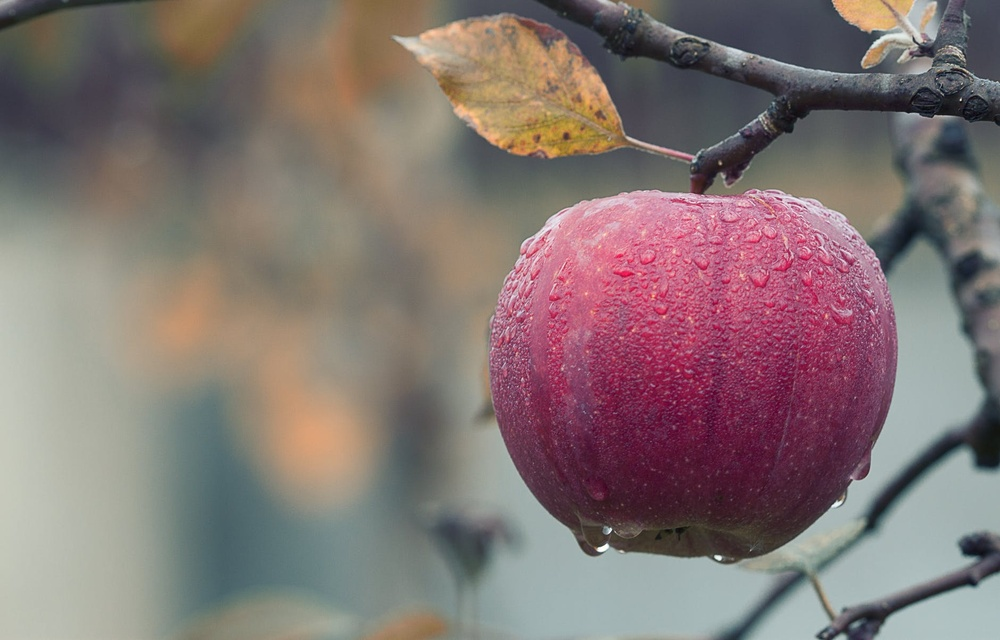
#> input picture image.jpeg, 1000 x 640 px, shrunk from 1880 x 1204 before the run
$ python adaptivethreshold.py
#> lines starting #> are read from the running program, lines starting #| are printed output that depends on the picture; after the words box and inside, x2 and y2 are one past the last pixel; in counts of white or black regions, pixels touching at a corner belong together
import cv2


def apply_adaptive_threshold(image_path):
    # Load the image in Grayscale
#> called with image_path = 'image.jpeg'
    img = cv2.imread(image_path, cv2.IMREAD_GRAYSCALE)
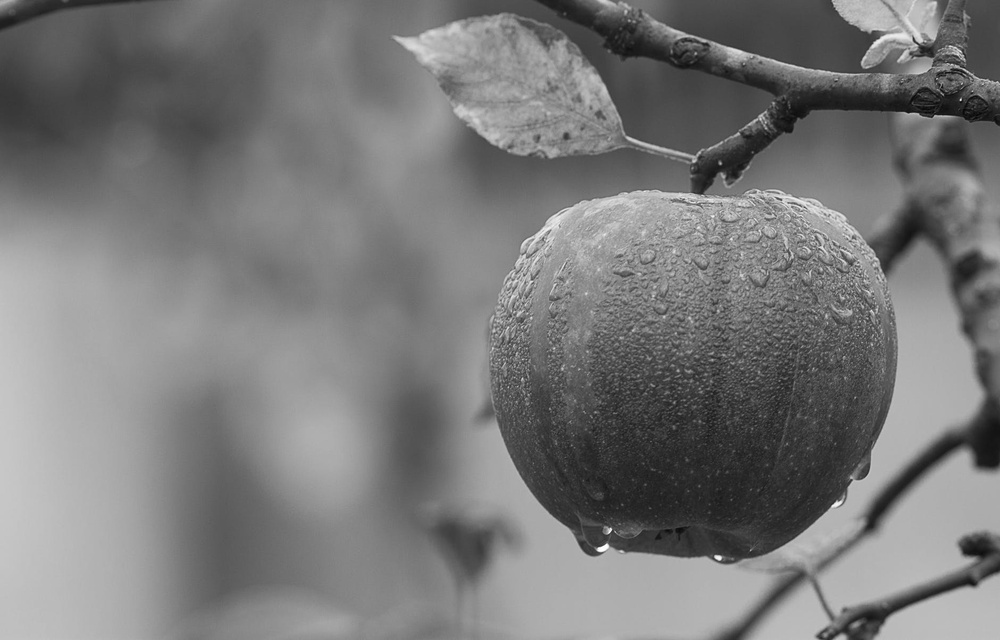
#> img: shape (640, 1000); min 3, max 255, mean 121.2

    if img is None:
        print("Error: Image not found.")
        return

    # Apply Adaptive Gaussian Thresholding
    # Parameters: (Source, MaxValue, Method, Type, BlockSize, Constant)
    binary_adaptive = cv2.adaptiveThreshold(
        img, 255, cv2.ADAPTIVE_THRESH_GAUSSIAN_C, cv2.THRESH_BINARY, 11, 2
    )
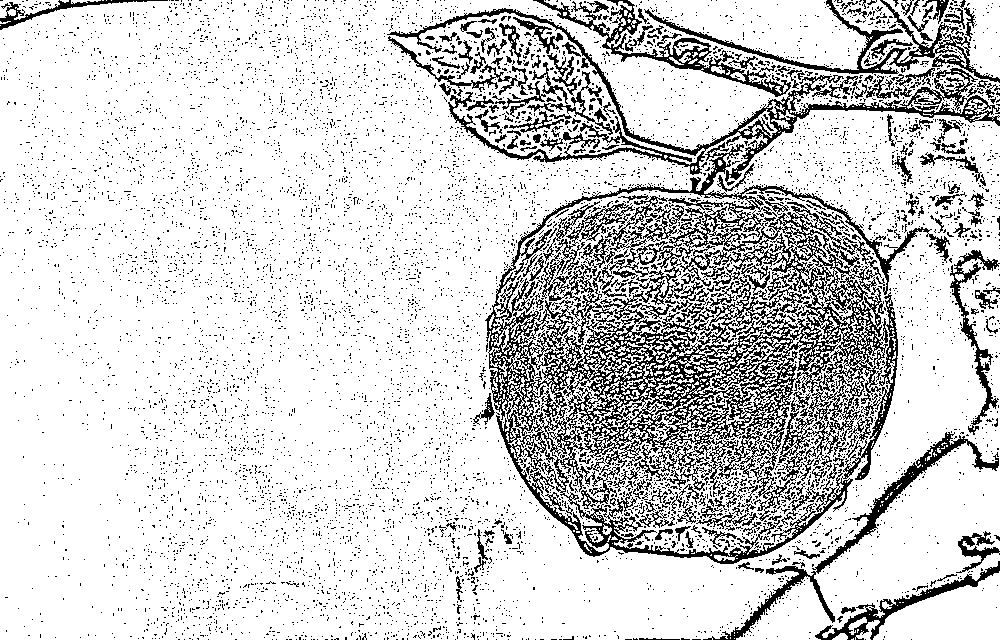
#> binary_adaptive: shape (640, 1000); 82.6% white; black in thin lines or dots

    # Compare with standard Global Thresholding (Otsu's method)
    _, binary_global = cv2.threshold(img, 0, 255, cv2.THRESH_BINARY + cv2.THRESH_OTSU)
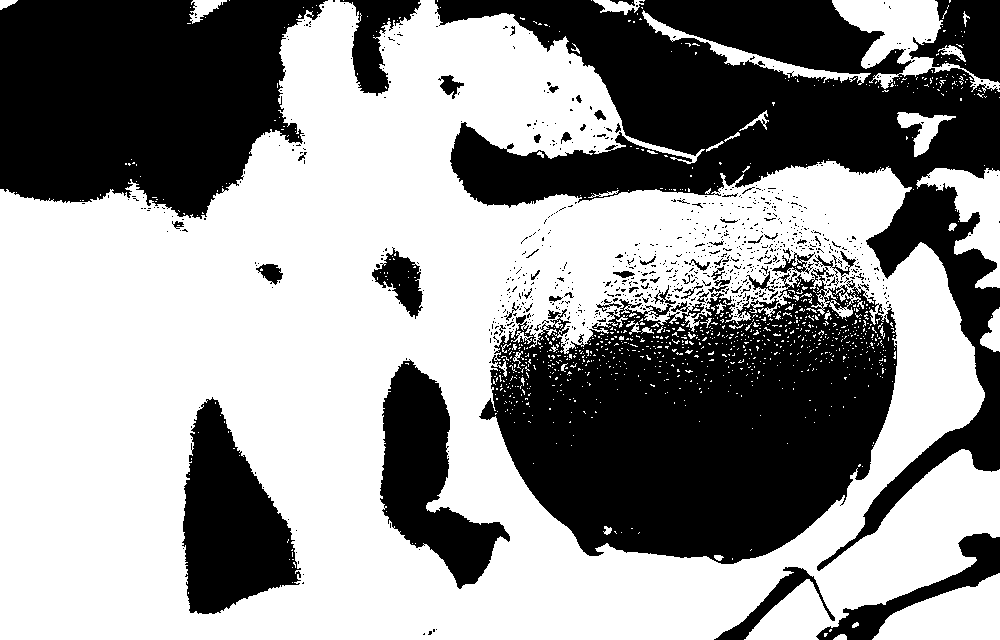
#> binary_global: shape (640, 1000); 58.1% white; 838 black regions (777 under 20 px), largest, box (x1, y1, x2, y2) and area: (435, 0, 1000, 571) 82949, (479, 267, 897, 564) 81309, (0, 0, 328, 219) 54340

    # Display results
    cv2.imshow("Original", img)
    cv2.imshow("Global (Otsu)", binary_global)
    cv2.imshow("Adaptive Gaussian", binary_adaptive)

    cv2.waitKey(0)
    cv2.destroyAllWindows()


# Run the function
apply_adaptive_threshold("image.jpeg")
